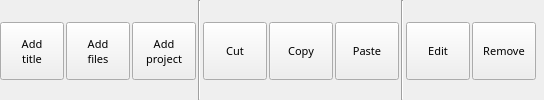
        <widget class="QWidget" name="TabProject">
         <property name="font">
          <font>
           <family>Sans Serif</family>
           <pointsize>8</pointsize>
          </font>
         </property>
         <attribute name="title">
          <string>Project</string>
         </attribute>
         <layout class="QHBoxLayout" name="horizontalLayout">
          <property name="spacing">
           <number>2</number>
          </property>
          <property name="margin">
           <number>0</number>
          </property>
          <item>
           <widget class="QToolButton" name="ActionAddtitle_BT">
            <property name="sizePolicy">
             <sizepolicy hsizetype="Fixed" vsizetype="Fixed">
              <horstretch>0</horstretch>
              <verstretch>0</verstretch>
             </sizepolicy>
            </property>
            <property name="minimumSize">
             <size>
              <width>64</width>
              <height>58</height>
             </size>
            </property>
            <property name="maximumSize">
             <size>
              <width>16777215</width>
              <height>56</height>
             </size>
            </property>
            <property name="font">
             <font>
              <family>Sans Serif</family>
              <pointsize>8</pointsize>
             </font>
            </property>
            <property name="toolTip">
             <string>Add an empty slide</string>
            </property>
            <property name="text">
             <string>Add
title</string>
            </property>
            <property name="icon">
             <iconset>
              <normaloff>:/img/add_text.png</normaloff>:/img/add_text.png</iconset>
            </property>
            <property name="iconSize">
             <size>
              <width>24</width>
              <height>24</height>
             </size>
            </property>
            <property name="toolButtonStyle">
             <enum>Qt::ToolButtonTextUnderIcon</enum>
            </property>
           </widget>
          </item>
          <item>
           <widget class="QToolButton" name="ActionAdd_BT">
            <property name="sizePolicy">
             <sizepolicy hsizetype="Fixed" vsizetype="Fixed">
              <horstretch>0</horstretch>
              <verstretch>0</verstretch>
             </sizepolicy>
            </property>
            <property name="minimumSize">
             <size>
              <width>64</width>
              <height>58</height>
             </size>
            </property>
            <property name="maximumSize">
             <size>
              <width>16777215</width>
              <height>56</height>
             </size>
            </property>
            <property name="font">
             <font>
              <family>Sans Serif</family>
              <pointsize>8</pointsize>
             </font>
            </property>
            <property name="toolTip">
             <string>Add image or video as slide (INS)</string>
            </property>
            <property name="text">
             <string>Add
files</string>
            </property>
            <property name="icon">
             <iconset>
              <normaloff>:/img/add_image.png</normaloff>:/img/add_image.png</iconset>
            </property>
            <property name="iconSize">
             <size>
              <width>24</width>
              <height>24</height>
             </size>
            </property>
            <property name="shortcut">
             <string>Ins</string>
            </property>
            <property name="toolButtonStyle">
             <enum>Qt::ToolButtonTextUnderIcon</enum>
            </property>
           </widget>
          </item>
          <item>
           <widget class="QToolButton" name="ActionAddProject_BT">
            <property name="minimumSize">
             <size>
              <width>64</width>
              <height>58</height>
             </size>
            </property>
            <property name="maximumSize">
             <size>
              <width>16777215</width>
              <height>56</height>
             </size>
            </property>
            <property name="font">
             <font>
              <family>Sans Serif</family>
              <pointsize>8</pointsize>
             </font>
            </property>
            <property name="toolTip">
             <string>Add a previously saved project at the end of this project</string>
            </property>
            <property name="text">
             <string>Add
project</string>
            </property>
            <property name="icon">
             <iconset>
              <normaloff>:/img/add_project.png</normaloff>:/img/add_project.png</iconset>
            </property>
            <property name="iconSize">
             <size>
              <width>24</width>
              <height>24</height>
             </size>
            </property>
            <property name="toolButtonStyle">
             <enum>Qt::ToolButtonTextUnderIcon</enum>
            </property>
           </widget>
          </item>
          <item>
           <widget class="Line" name="line_2">
            <property name="orientation">
             <enum>Qt::Vertical</enum>
            </property>
           </widget>
          </item>
          <item>
           <widget class="QToolButton" name="ActionCut_BT">
            <property name="minimumSize">
             <size>
              <width>64</width>
              <height>58</height>
             </size>
            </property>
            <property name="maximumSize">
             <size>
              <width>16777215</width>
              <height>56</height>
             </size>
            </property>
            <property name="font">
             <font>
              <family>Sans Serif</family>
              <pointsize>8</pointsize>
             </font>
            </property>
            <property name="toolTip">
             <string>Copy current slide to clipboard and remove it (Ctrl+X)</string>
            </property>
            <property name="text">
             <string>Cut</string>
            </property>
            <property name="icon">
             <iconset>
              <normaloff>:/img/editcut.png</normaloff>:/img/editcut.png</iconset>
            </property>
            <property name="iconSize">
             <size>
              <width>24</width>
              <height>24</height>
             </size>
            </property>
            <property name="shortcut">
             <string>Ctrl+X</string>
            </property>
            <property name="toolButtonStyle">
             <enum>Qt::ToolButtonTextUnderIcon</enum>
            </property>
           </widget>
          </item>
          <item>
           <widget class="QToolButton" name="ActionCopy_BT">
            <property name="minimumSize">
             <size>
              <width>64</width>
              <height>58</height>
             </size>
            </property>
            <property name="maximumSize">
             <size>
              <width>16777215</width>
              <height>56</height>
             </size>
            </property>
            <property name="font">
             <font>
              <family>Sans Serif</family>
              <pointsize>8</pointsize>
             </font>
            </property>
            <property name="toolTip">
             <string>Copy current slide to clipboard (Ctrl+C)</string>
            </property>
            <property name="text">
             <string>Copy</string>
            </property>
            <property name="icon">
             <iconset>
              <normaloff>:/img/editcopy.png</normaloff>:/img/editcopy.png</iconset>
            </property>
            <property name="iconSize">
             <size>
              <width>24</width>
              <height>24</height>
             </size>
            </property>
            <property name="shortcut">
             <string>Ctrl+C</string>
            </property>
            <property name="toolButtonStyle">
             <enum>Qt::ToolButtonTextUnderIcon</enum>
            </property>
           </widget>
          </item>
          <item>
           <widget class="QToolButton" name="ActionPaste_BT">
            <property name="minimumSize">
             <size>
              <width>64</width>
              <height>58</height>
             </size>
            </property>
            <property name="maximumSize">
             <size>
              <width>16777215</width>
              <height>56</height>
             </size>
            </property>
            <property name="font">
             <font>
              <family>Sans Serif</family>
              <pointsize>8</pointsize>
             </font>
            </property>
            <property name="toolTip">
             <string>Paste current slide from clipboard (Ctrl+V)</string>
            </property>
            <property name="text">
             <string>Paste</string>
            </property>
            <property name="icon">
             <iconset>
              <normaloff>:/img/editpaste.png</normaloff>:/img/editpaste.png</iconset>
            </property>
            <property name="iconSize">
             <size>
              <width>24</width>
              <height>24</height>
             </size>
            </property>
            <property name="shortcut">
             <string>Ctrl+V</string>
            </property>
            <property name="toolButtonStyle">
             <enum>Qt::ToolButtonTextUnderIcon</enum>
            </property>
           </widget>
          </item>
          <item>
           <widget class="Line" name="line_3">
            <property name="orientation">
             <enum>Qt::Vertical</enum>
            </property>
           </widget>
          </item>
          <item>
           <widget class="QToolButton" name="ActionEdit_BT">
            <property name="sizePolicy">
             <sizepolicy hsizetype="Fixed" vsizetype="Fixed">
              <horstretch>0</horstretch>
              <verstretch>0</verstretch>
             </sizepolicy>
            </property>
            <property name="minimumSize">
             <size>
              <width>64</width>
              <height>58</height>
             </size>
            </property>
            <property name="maximumSize">
             <size>
              <width>16777215</width>
              <height>56</height>
             </size>
            </property>
            <property name="font">
             <font>
              <family>Sans Serif</family>
              <pointsize>8</pointsize>
             </font>
            </property>
            <property name="text">
             <string>Edit</string>
            </property>
            <property name="icon">
             <iconset>
              <normaloff>:/img/edit.png</normaloff>:/img/edit.png</iconset>
            </property>
            <property name="iconSize">
             <size>
              <width>24</width>
              <height>24</height>
             </size>
            </property>
            <property name="toolButtonStyle">
             <enum>Qt::ToolButtonTextUnderIcon</enum>
            </property>
           </widget>
          </item>
          <item>
           <widget class="QToolButton" name="ActionRemove_BT">
            <property name="minimumSize">
             <size>
              <width>64</width>
              <height>58</height>
             </size>
            </property>
            <property name="maximumSize">
             <size>
              <width>16777215</width>
              <height>56</height>
             </size>
            </property>
            <property name="font">
             <font>
              <family>Sans Serif</family>
              <pointsize>8</pointsize>
             </font>
            </property>
            <property name="toolTip">
             <string>Remove current slide (DEL)</string>
            </property>
            <property name="text">
             <string>Remove</string>
            </property>
            <property name="icon">
             <iconset>
              <normaloff>:/img/trash.png</normaloff>:/img/trash.png</iconset>
            </property>
            <property name="iconSize">
             <size>
              <width>24</width>
              <height>24</height>
             </size>
            </property>
            <property name="shortcut">
             <string>Del</string>
            </property>
            <property name="toolButtonStyle">
             <enum>Qt::ToolButtonTextUnderIcon</enum>
            </property>
           </widget>
          </item>
          <item>
           <widget class="QLabel" name="label_2">
            <property name="text">
             <string notr="true"/>
            </property>
           </widget>
          </item>
         </layout>
        </widget>
